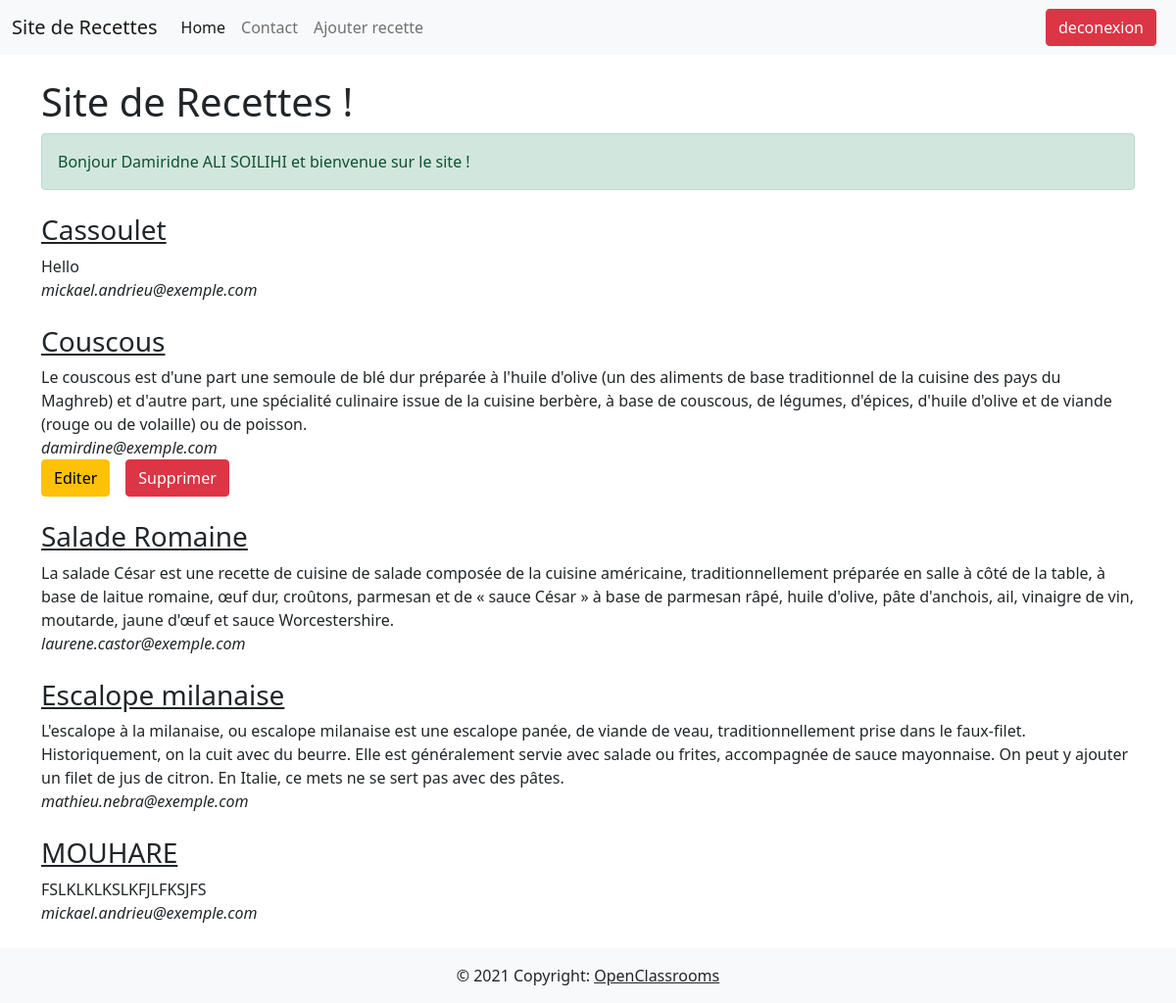
/ (signed in), run on the app's committed database.
### tables this page shows
CREATE TABLE `recettes` (
  `recpe_id` int(11) NOT NULL,
  `title` varchar(256) NOT NULL,
  `recipe` text NOT NULL,
  `author` varchar(128) DEFAULT NULL,
  `is_enabled` tinyint(1) NOT NULL
);

### variables.php (called while the page is built, shortened)
<?php
$DB_HOST = 'eu-cdbr-west-02.cleardb.net';
$DB_NAME = 'heroku_b78654bfa6ae6d8';
$DB_USER = 'bcfcecbbcd0988';
$DB_PASSWORD = 'cfa88139';
$db = new PDO(
    "mysql:host=$DB_HOST;dbname=$DB_NAME;charset=utf8",
    $DB_USER,
    $DB_PASSWORD,
    [PDO::ATTR_ERRMODE => PDO::ERRMODE_EXCEPTION],
);
$sqlRecipesQuery= 'SELECT * FROM recettes';
$recipesStatement = $db->prepare($sqlRecipesQuery);
$recipesStatement->execute();
$recipes = $recipesStatement->fetchAll();

### index.php (the view, shortened to what this page needs)
<?php
    include_once('header.php');
?>
<h1 class="mt-4">Site de Recettes !</h1>
<?php include_once('login.php')?>
<?php if ($_SESSION['logged_user']) : ?>
    <?php foreach ($recipes as $recipe) : ?>
        <article class="my-4">
            <a class="text-dark" href="./post.php?recipe_id=<?php echo($recipe['recpe_id'])?>"><h3><?php echo ($recipe['title']); ?></h3></a>
            <div><?php echo ($recipe['recipe']); ?></div>
            <i><?php echo ($recipe['author']); ?></i>
            <?php if ($_SESSION['logged_user']==$recipe['author']) : ?>
                <div class="btn-container d-flex gap-3">
                    <form action="./edit_recipe.php" methode="GET">
                        <input type="submit" class="btn btn-warning" value="Editer">
                    </form>
                    <form action="./delete_recipe.php" methode="GET">
                        <input type="submit" class="btn btn-danger" value="Supprimer">
                    </form>
                </div>
        </article>
        <?php endif;?>
    <?php endforeach ?>
<?php endif; ?>
<?php include_once('footer.php'); ?>

### data on the page
recettes: title "Cassoulet", recipe "Hello", author "mickael.andrieu@exemple.com"
recettes: title "Couscous", recipe "Le couscous est d'une part une semoule de blé dur préparée à l'huile d'olive (un des aliments de base traditionnel de la cuisine des pays du Maghreb) et d'autre part, une spécialité culinaire issue de la cuisine berbère, à base de couscous, de légumes, d'épices, d'huile d'olive et de viande (rouge ou de volaille) ou de poisson.", author "damirdine@exemple.com"
recettes: title "Salade Romaine", recipe "La salade César est une recette de cuisine de salade composée de la cuisine américaine, traditionnellement préparée en salle à côté de la table, à base de laitue romaine, œuf dur, croûtons, parmesan et de « sauce César » à base de parmesan râpé, huile d'olive, pâte d'anchois, ail, vinaigre de vin, moutarde, jaune d'œuf et sauce Worcestershire.", author "laurene.castor@exemple.com"
recettes: title "Escalope milanaise", recipe "L'escalope à la milanaise, ou escalope milanaise est une escalope panée, de viande de veau, traditionnellement prise dans le faux-filet. Historiquement, on la cuit avec du beurre. Elle est généralement servie avec salade ou frites, accompagnée de sauce mayonnaise. On peut y ajouter un filet de jus de citron. En Italie, ce mets ne se sert pas avec des pâtes.", author "mathieu.nebra@exemple.com"
recettes: title "MOUHARE", recipe "FSLKLKLKSLKFJLFKSJFS", author "mickael.andrieu@exemple.com"

### other printed values
$_COOKIE['logged_user_name'] "Damiridne ALI SOILIHI"
